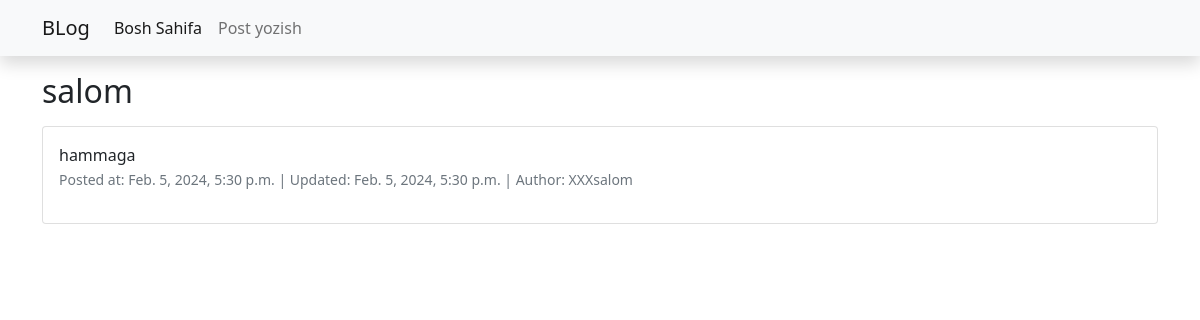
Page /7/ on the committed database.
### posts/models.py (models this page shows, shortened)
class Post(models.Model):
    auther = models.ForeignKey(User, on_delete=models.CASCADE)
    title = models.CharField(max_length=123)
    body = models.TextField()
    created = models.DateTimeField(auto_now_add=True)
    updated = models.DateTimeField(auto_now=True)
    class Meta:
        ordering = ["-id"]

### posts/views.py (the view)
# urls.py: path("<int:pk>/", PostDetailView.as_view(), name="detail"),
class PostDetailView(generic.DetailView):
    model = Post
    template_name = "detail.html"
    context_object_name = "post"

### templates/detail.html (shortened to what this page needs)
{% extends "base.html" %}
{% block content %}
    <h2 class="mt-3" >{{post.title}}</h2>
    <div class="card mt-3 ">
        <div class="card-body">
            {{post.body}}
            <p> <small class="text-muted" > Posted at: {{post.created}} | Updated: {{post.updated}} | Author: {{post.auther}} </small> </p>
      </div>
    </div>
{% endblock %}

### rows in the picture
Post: title "salom", body "hammaga", created "Feb. 5, 2024, 5:30 p.m.", updated "Feb. 5, 2024, 5:30 p.m.", auther "XXXsalom"
